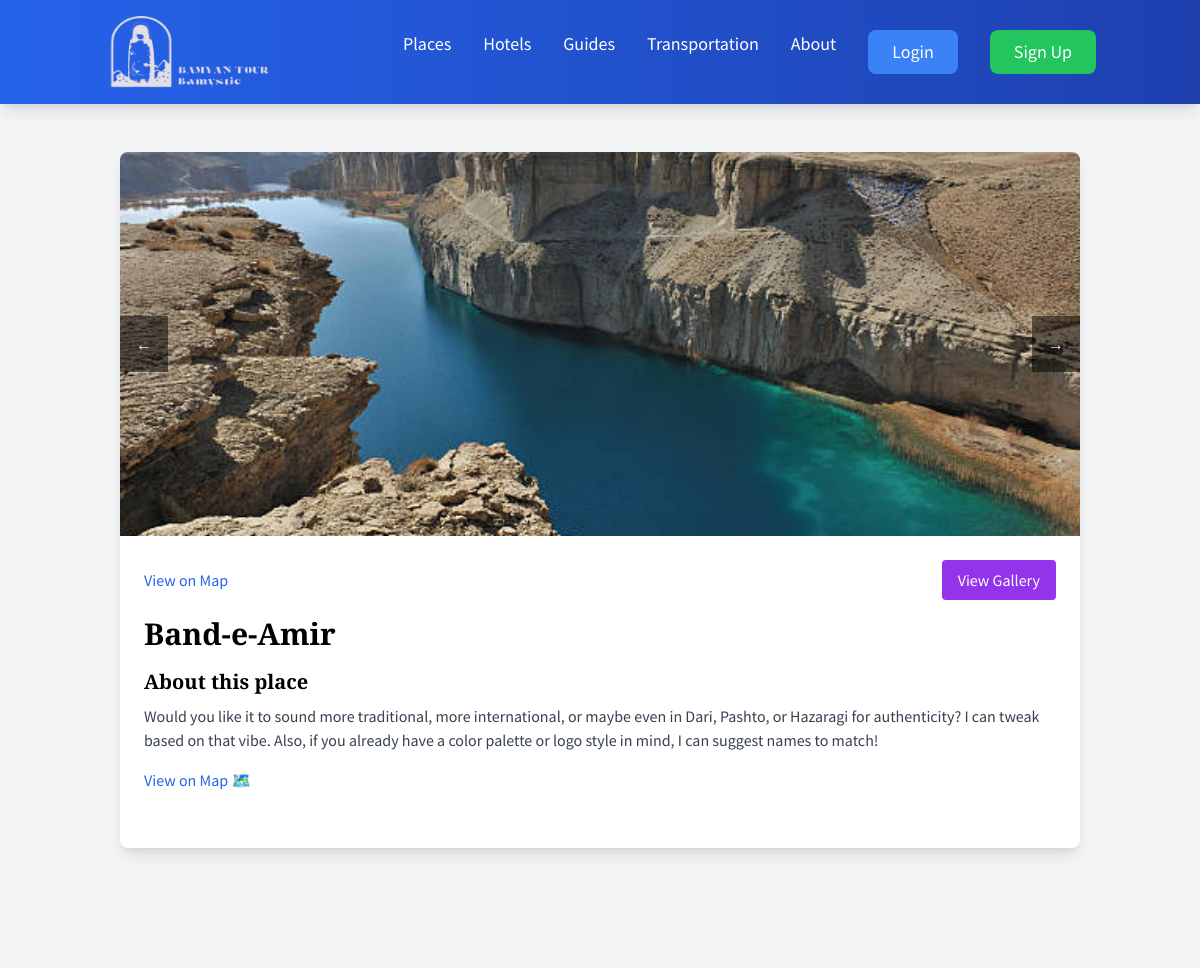
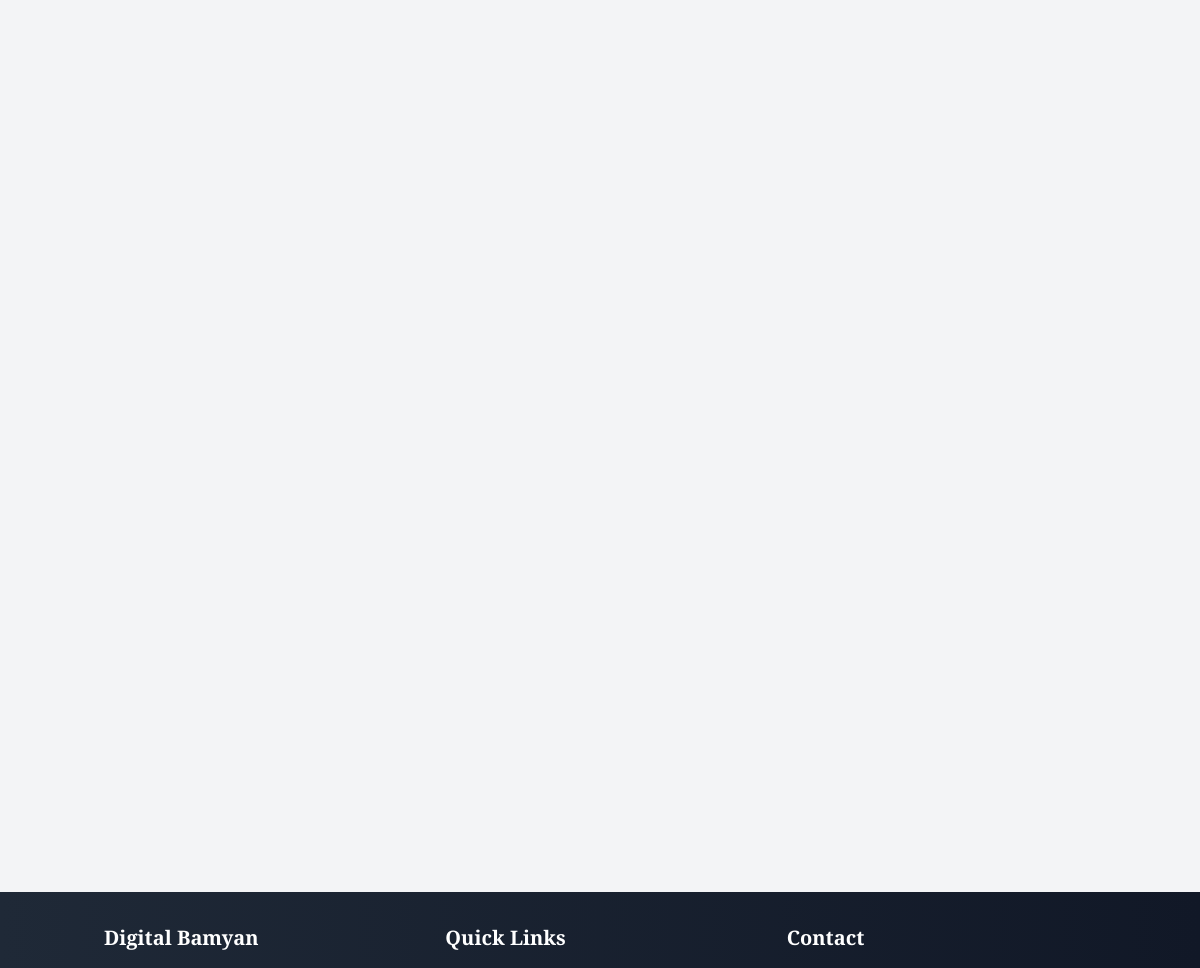
The page /places/1/ on the database its author committed (2 pictures, top to bottom).
### main/models.py (models this page shows, shortened)
class Place(models.Model):
    name = models.CharField(max_length=200)
    description = models.TextField()
    location = models.CharField(max_length=200)
    location_url = models.URLField(max_length=500, blank=True, help_text="URL to location on map")
    image = models.ImageField(upload_to='places/', verbose_name='Main Image')
    gallery = models.ManyToManyField('PlaceImage', blank=True)
    rating = models.FloatField(default=0.0)
    likes = models.ManyToManyField('auth.User', related_name='liked_places', blank=True)
    favorites = models.ManyToManyField('auth.User', related_name='favorite_places', blank=True)
    created_at = models.DateTimeField(auto_now_add=True)

### main/views.py (the view)
# urls.py: path('places/<int:place_id>/', views.place_detail, name='place_detail'),
def place_detail(request, place_id):
    place = get_object_or_404(Place, id=place_id)
    return render(request, 'main/place_detail.html', {'place': place})

### main/templates/main/place_detail.html (shortened to what this page needs)
{% extends 'main/base.html' %}
{% block content %}
<div class="container mx-auto px-4 py-8">
    <div class="bg-white rounded-lg shadow-lg overflow-hidden">
        <div class="relative">
            <img id="mainImage" src="{{ place.image.url }}" alt="{{ place.name }}" class="w-full h-96 object-cover">
            {% if place.gallery.all %}
            <button onclick="previousImage()" class="absolute left-0 top-1/2 transform -translate-y-1/2 bg-black bg-opacity-50 text-white p-4 hover:bg-opacity-75">
                ←
            </button>
            <button onclick="nextImage()" class="absolute right-0 top-1/2 transform -translate-y-1/2 bg-black bg-opacity-50 text-white p-4 hover:bg-opacity-75">
                →
            </button>
            {% endif %}
        </div>
        <div class="p-6">
            <div class="flex justify-between items-center mb-4">
                <a href="{{ place.location_url }}" target="_blank" class="text-blue-600 hover:text-blue-800">View on Map</a>
                <a href="{% url 'main:place_gallery' place.id %}" class="bg-purple-600 text-white px-4 py-2 rounded hover:bg-purple-700">View Gallery</a>
            </div>
            <div class="flex justify-between items-center mb-4">
                <h1 class="text-3xl font-bold">{{ place.name }}</h1>
            </div>
            <div class="mb-8">
                <h2 class="text-xl font-semibold mb-2">About this place</h2>
                <p class="text-gray-700">{{ place.description }}</p>
                {% if place.location_url %}
                <div class="mt-4">
                    <a href="{{ place.location_url }}" target="_blank" class="text-blue-600 hover:text-blue-800">
                        View on Map 🗺️
                    </a>
                </div>
                {% endif %}
            </div>
        </div>
    </div>
</div>
{% endblock %}

### main/templates/main/base.html (style rules this page uses)
h1, h2, h3, h4, h5, h6 { font-family: 'Playfair Display', serif; }
body { font-family: 'Source Sans Pro', sans-serif; }

### rows shown on the page
Place: image (picture), name "Band-e-Amir", description "Would you like it to sound more traditional, more international, or maybe even in Dari, Pashto, or Hazaragi for authenticity? I can tweak based on that vibe. Also, if you already have a color palette or logo style in mind, I can suggest names to match!"
